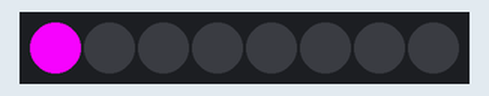
Simulated run of this sketch. Board: Arduino Uno, built with avr-gcc and run on an emulated ATmega328P. On the bench: 8 RGB LEDs in strip order, left to right.

Above: at 0.3 s.
At 0.7 s:
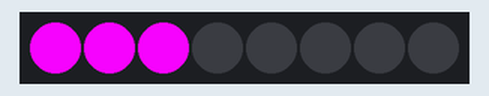
At 1.1 s:
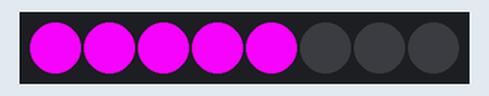
At 1.8 s:
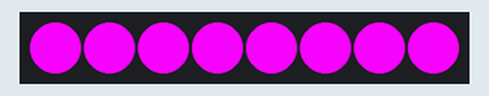
Timing chart, 0 to 40.0 s (numbered marks = the images above):
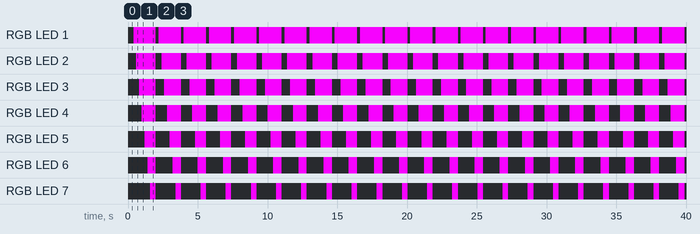

Measured:
- by itself, RGB LED 1: alternates RGB(244, 3, 252) for 1.6 s and off for 0.20 s
- by itself, RGB LED 2: alternates RGB(244, 3, 252) for 1.4 s and off for 0.40 s
- by itself, RGB LED 3: alternates RGB(244, 3, 252) for 1.2 s and off for 0.60 s
- by itself, RGB LED 4: alternates RGB(244, 3, 252) for 1.0 s and off for 0.80 s
- by itself, RGB LED 5: alternates RGB(244, 3, 252) for 0.80 s and off for 1.0 s
- by itself, RGB LED 6: alternates RGB(244, 3, 252) for 0.60 s and off for 1.2 s
- by itself, RGB LED 7: alternates RGB(244, 3, 252) for 0.40 s and off for 1.4 s

The sketch:

leds.ino
```cpp
#include <Adafruit_NeoPixel.h>

// Which pin on the Arduino is connected to the NeoPixels?
#define LED_PIN    2

// How many NeoPixels are attached to the Arduino?
#define LED_COUNT 8

// Tutorial
// https://learn.adafruit.com/adafruit-neopixel-uberguide/arduino-library-use

// Declare our NeoPixel strip object:
Adafruit_NeoPixel strip(LED_COUNT, LED_PIN, NEO_GRB + NEO_KHZ800);

void setup() {
  strip.begin();
  strip.show(); // Initialize all pixels to 'off'
}

void loop(){

// Turns on one at a time to show a runway effect.
for (int i = 0; i <= 8; i++) {
    strip.setPixelColor(i,244, 3, 252);
    delay(200);
    strip.show();
  }

strip.clear();
}
```
